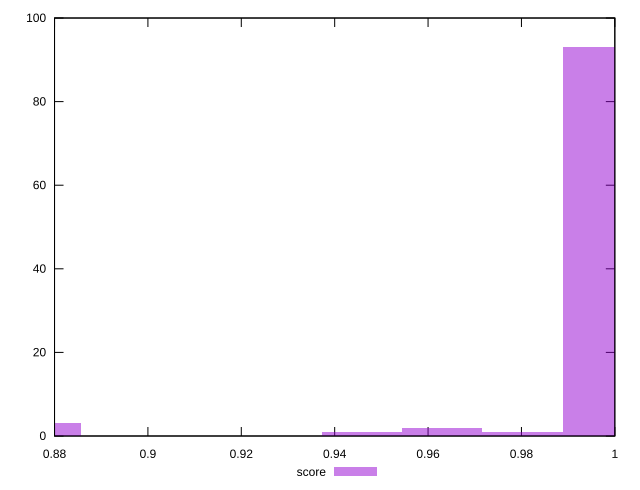

This chart was generated by the following gnuplot code:
reset

$score <<EOF
0.9974410074887884 93
0.8770601962401415 3
0.9458492312393683 1
0.963046489989175 2
0.9802437487389817 1
EOF

set key outside below
set boxwidth 0.017197258749806696
set xrange [0.88:1]
set yrange [0:100]
set trange [0:100]
set style fill transparent solid 0.5 noborder
set terminal svg size 640, 490 enhanced background rgb 'white'
set output "reports/report_00028_2021-02-24T12-49-42.674Z/unused-css-rules/samples/card/score/histogram.svg"

plot $score title "score" with boxes

reset
